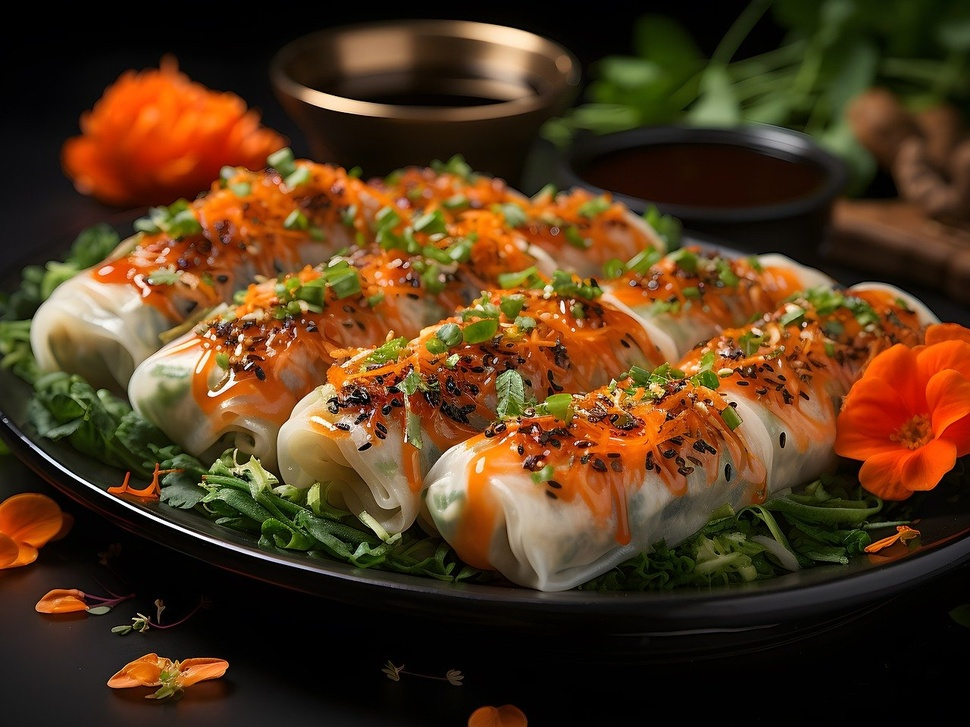
#> input picture s.jpg, 970 x 727 px, shrunk from 1280 x 960 before the run
$ python 7.py
#> lines starting #> are read from the running program, lines starting #| are printed output that depends on the picture
import cv2
import numpy as np
img_path='s.jpg'
image = cv2.imread(img_path)
#> image is the input picture: shape (727, 970, 3); mean B, G, R 28.4, 55.5, 82.7


height, width = image.shape[:2]
#> height = 727; width = 970

top_left = image[0:height//2, 0:width//2]
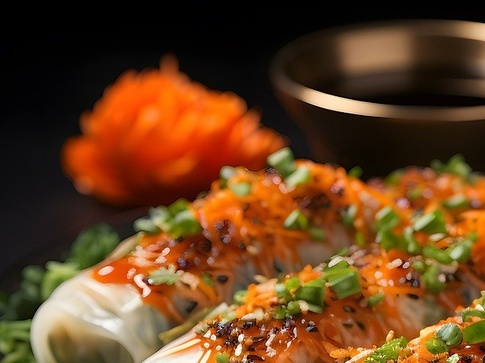
#> top_left: shape (363, 485, 3); mean B, G, R 31.6, 65.1, 104.6
top_right = image[0:height//2, width//2:width]
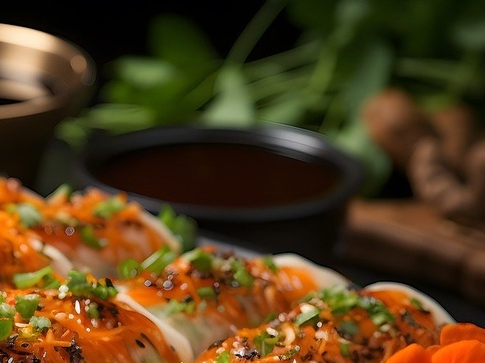
#> top_right: shape (363, 485, 3); mean B, G, R 28, 61.2, 84.2
bottom_left = image[height//2:height, 0:width//2]
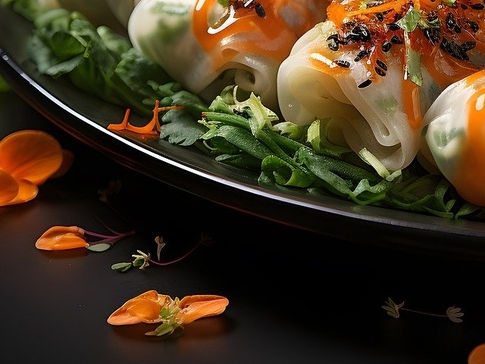
#> bottom_left: shape (364, 485, 3); mean B, G, R 30.5, 50.9, 66.2
bottom_right = image[height//2:height, width//2:width]
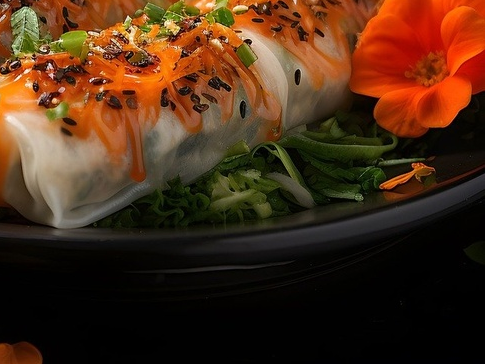
#> bottom_right: shape (364, 485, 3); mean B, G, R 23.3, 45, 76

cv2.imshow('Original Image', image)
cv2.imshow('Top Left Quadrant', top_left)
cv2.imshow('Top Right Quadrant', top_right)
cv2.imshow('Bottom Left Quadrant', bottom_left)
cv2.imshow('Bottom Right Quadrant', bottom_right)

cv2.waitKey(0)
cv2.destroyAllWindows()
